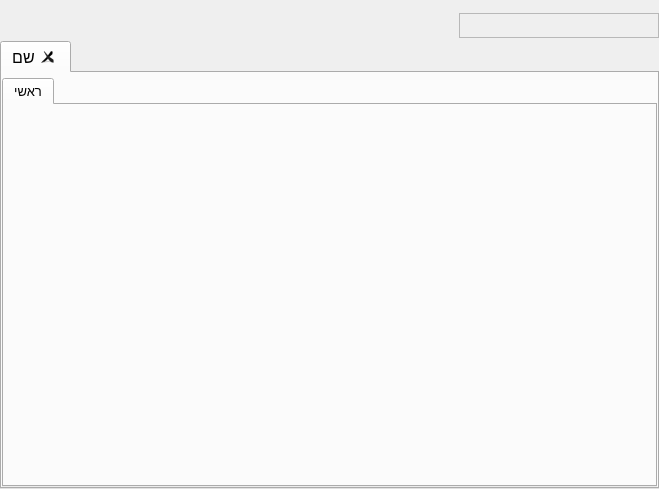
<?xml version="1.0" encoding="UTF-8"?>
<ui version="4.0">
 <class>TabWindow</class>
 <widget class="QWidget" name="TabWindow">
  <property name="geometry">
   <rect>
    <x>0</x>
    <y>0</y>
    <width>659</width>
    <height>489</height>
   </rect>
  </property>
  <property name="windowTitle">
   <string>profiles</string>
  </property>
  <property name="layoutDirection">
   <enum>Qt::LeftToRight</enum>
  </property>
  <layout class="QGridLayout" name="gridLayout">
   <property name="leftMargin">
    <number>0</number>
   </property>
   <property name="rightMargin">
    <number>0</number>
   </property>
   <property name="bottomMargin">
    <number>0</number>
   </property>
   <property name="spacing">
    <number>0</number>
   </property>
   <item row="0" column="0">
    <layout class="QHBoxLayout" name="horizontalLayout">
     <property name="spacing">
      <number>0</number>
     </property>
     <property name="sizeConstraint">
      <enum>QLayout::SetMinAndMaxSize</enum>
     </property>
     <item>
      <spacer name="horizontalSpacer">
       <property name="orientation">
        <enum>Qt::Horizontal</enum>
       </property>
       <property name="sizeType">
        <enum>QSizePolicy::MinimumExpanding</enum>
       </property>
       <property name="sizeHint" stdset="0">
        <size>
         <width>300</width>
         <height>30</height>
        </size>
       </property>
      </spacer>
     </item>
     <item>
      <widget class="QFrame" name="frame">
       <property name="sizePolicy">
        <sizepolicy hsizetype="Fixed" vsizetype="Fixed">
         <horstretch>0</horstretch>
         <verstretch>0</verstretch>
        </sizepolicy>
       </property>
       <property name="minimumSize">
        <size>
         <width>200</width>
         <height>25</height>
        </size>
       </property>
       <property name="frameShape">
        <enum>QFrame::StyledPanel</enum>
       </property>
       <property name="frameShadow">
        <enum>QFrame::Raised</enum>
       </property>
       <layout class="QHBoxLayout" name="horizontalLayout_3">
        <property name="spacing">
         <number>0</number>
        </property>
        <property name="leftMargin">
         <number>0</number>
        </property>
        <property name="topMargin">
         <number>0</number>
        </property>
        <property name="rightMargin">
         <number>30</number>
        </property>
        <property name="bottomMargin">
         <number>0</number>
        </property>
        <item>
         <layout class="QHBoxLayout" name="searchbox_container">
          <property name="spacing">
           <number>0</number>
          </property>
          <property name="sizeConstraint">
           <enum>QLayout::SetFixedSize</enum>
          </property>
         </layout>
        </item>
       </layout>
      </widget>
     </item>
    </layout>
   </item>
   <item row="1" column="0">
    <widget class="QTabWidget" name="tab_widget">
     <property name="font">
      <font>
       <pointsize>12</pointsize>
      </font>
     </property>
     <property name="currentIndex">
      <number>0</number>
     </property>
     <property name="documentMode">
      <bool>false</bool>
     </property>
     <property name="tabsClosable">
      <bool>true</bool>
     </property>
     <property name="movable">
      <bool>true</bool>
     </property>
     <widget class="QWidget" name="person">
      <property name="font">
       <font>
        <pointsize>10</pointsize>
       </font>
      </property>
      <attribute name="title">
       <string>שם</string>
      </attribute>
      <layout class="QGridLayout" name="gridLayout_3">
       <property name="leftMargin">
        <number>0</number>
       </property>
       <property name="topMargin">
        <number>5</number>
       </property>
       <property name="rightMargin">
        <number>0</number>
       </property>
       <property name="bottomMargin">
        <number>0</number>
       </property>
       <property name="spacing">
        <number>0</number>
       </property>
       <item row="0" column="0">
        <widget class="QTabWidget" name="profile_container">
         <property name="font">
          <font>
           <pointsize>10</pointsize>
          </font>
         </property>
         <property name="tabBarAutoHide">
          <bool>false</bool>
         </property>
         <widget class="QWidget" name="main">
          <attribute name="title">
           <string>ראשי</string>
          </attribute>
         </widget>
        </widget>
       </item>
      </layout>
     </widget>
    </widget>
   </item>
  </layout>
 </widget>
 <tabstops>
  <tabstop>tab_widget</tabstop>
 </tabstops>
 <resources/>
 <connections/>
</ui>
